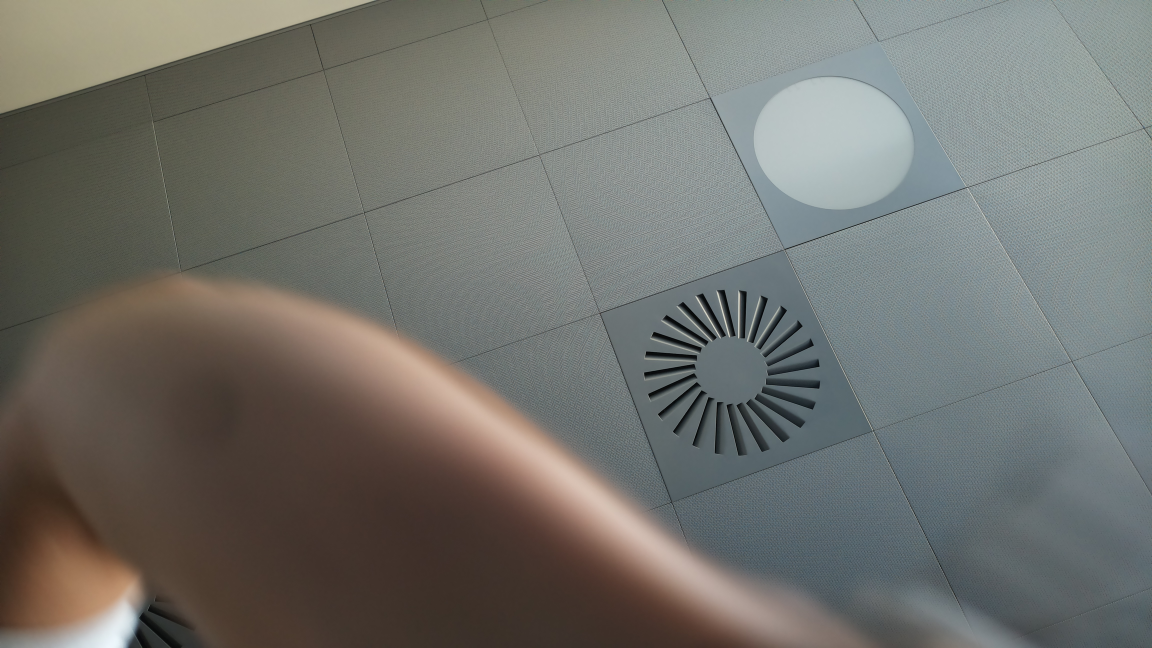
#> input picture N/190841_201.jpg, 4608 x 2592 px (shown at 1/4 size); the run also reads 1 picture not shown here
$ python motion_detect.py ../N/190841_201.jpg ../N/190841_202.jpg
#> lines starting #> are read from the running program, lines starting #| are printed output that depends on the picture
#!/usr/bin/env python3
'''
2022-2024 Kjeld Jensen

sudo apt install python3-opencv
'''

# parameters

# imports
import sys
import cv2
import numpy as np

class cam_class():
        def __init__(self):
                pass

        def img_scale(self, img):
                scale_percent = 15 # percent of original size
                width = int(img.shape[1] * scale_percent / 100)
                height = int(img.shape[0] * scale_percent / 100)
                dim = (width, height)
                img_scaled = cv2.resize(img, dim, interpolation = cv2.INTER_AREA)
                return img_scaled

        def img_process(self, img):
                img = cv2.cvtColor(img, cv2.COLOR_BGR2GRAY)
                img = self.img_scale(img)
                img = cv2.GaussianBlur(img, (21, 21), 0)
                return img

        def motion_detect(self, path_img1, path_img2):
                motion = False
                img1 = self.img_process(cv2.imread(path_img1))
                img2 = self.img_process(cv2.imread(path_img2))

                # inspired by https://raw.githubusercontent.com/cristianpb/object-detection/master/backend/motion.py
                img_diff = cv2.absdiff(img1, img2)
                #img_prev = img

                # 4. Dilute the image a bit to make differences more seeable; more suitable for contour detection
                kernel = np.ones((5, 5))
                img_diff = cv2.dilate(img_diff, kernel, 1)

                # 5. Only take different areas that are different enough (>20 / 255)
                img_thresh = cv2.threshold(src=img_diff, thresh=20, maxval=255, type=cv2.THRESH_BINARY)[1]
                #cv2.imwrite("./img_thresh.png", img_thresh)

                contours, _ = cv2.findContours(image=img_thresh, mode=cv2.RETR_EXTERNAL, method=cv2.CHAIN_APPROX_SIMPLE)
                #cv2.drawContours(image=img, contours=contours, contourIdx=-1, color=(0, 255, 0), thickness=2, lineType=cv2.LINE_AA)

                motion = False
                for contour in contours:
                        if cv2.contourArea(contour) < 100:
                        # too small: skip!
                                continue
                        motion = True
                        (x, y, w, h) = cv2.boundingRect(contour)
                        cv2.rectangle(img=img2, pt1=(x, y), pt2=(x + w, y + h), color=(255, 255, 0), thickness=4)
                return motion


def main():
        cam = cam_class()
        if len(sys.argv) != 3:
                print("Usage: python3 motion_detect.py file1 file2")
                return

        path_img1 = sys.argv[1]
        path_img2 = sys.argv[2]
        motion = cam.motion_detect (path_img1, path_img2)
#> in img_process, `img = cv2.cvtColor(img, cv2.COLOR_BGR2GRAY)`:
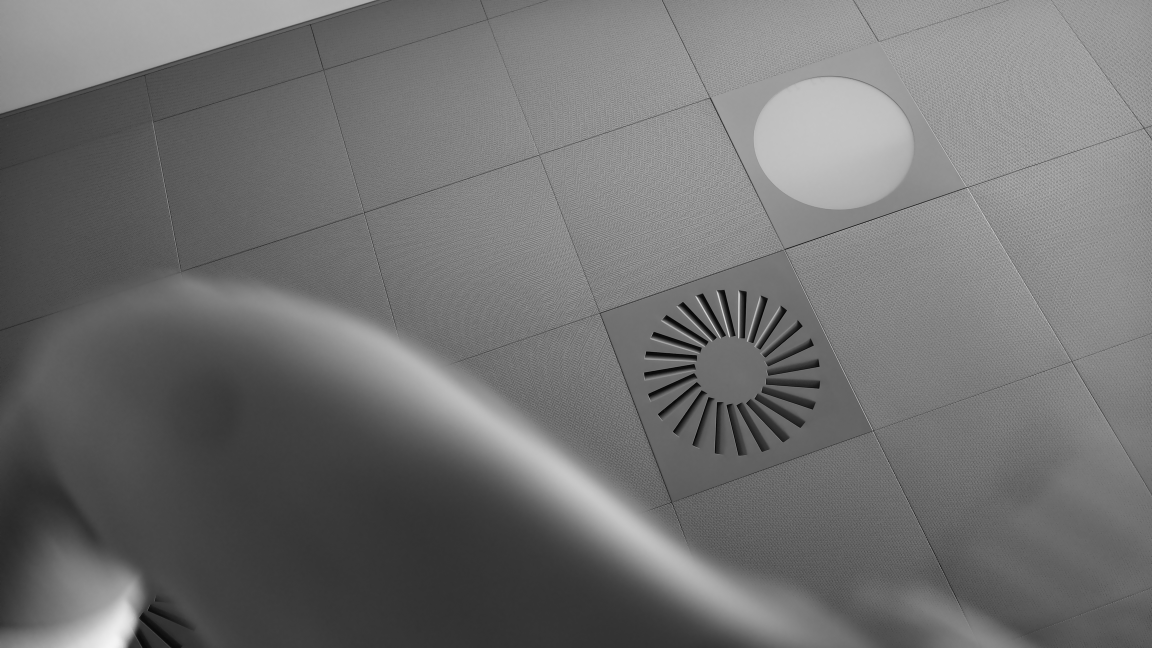
#> img: shape (2592, 4608) (shown at 1/4 size); min 0, max 245, mean 112.5
#> in img_scale, `img_scaled = cv2.resize(img, dim, interpolation = cv2.INTER_AREA)`:
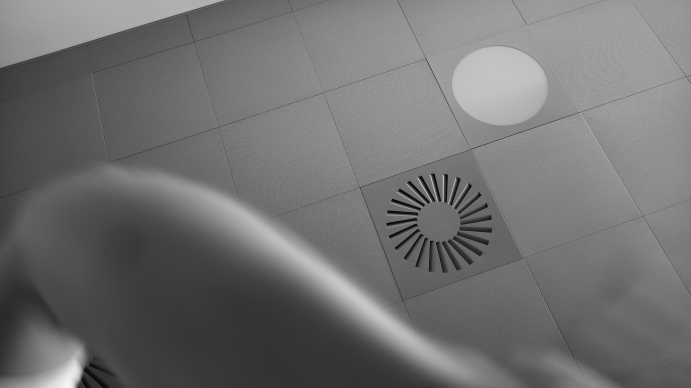
#> img_scaled: shape (388, 691); min 7, max 245, mean 112.5
#> in motion_detect, `img_diff = cv2.absdiff(img1, img2)`: img_diff: shape (388, 691); every value is 0
#> in motion_detect, `contours, _ = cv2.findContours(image=img_thresh, mode=cv2.RETR_EXTERNA..`: contours = []
        print(motion)

if __name__ == "__main__":
        main()
